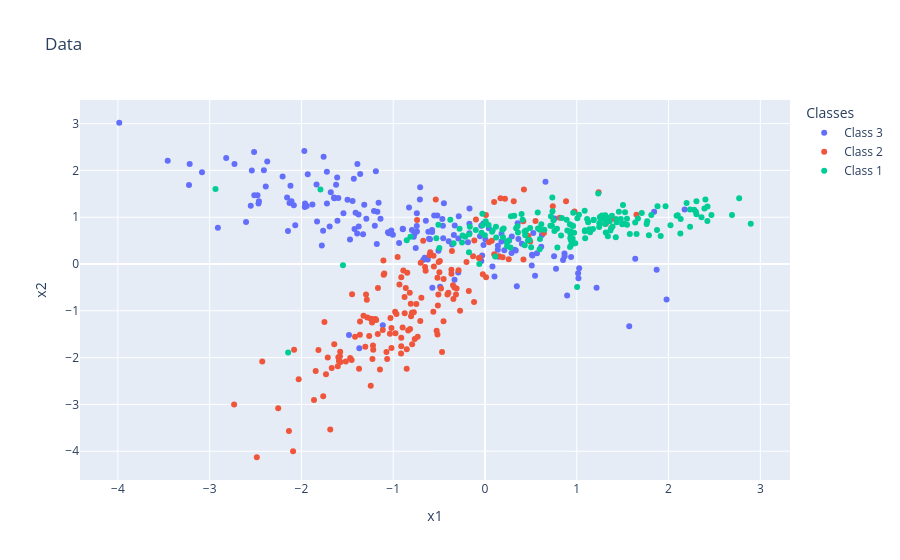

This figure's notebook cell:
### Markdown cell above
<a class="anchor" id="visual"></a>
# 6. Visual Interpretation of the Procedure

For each outer split:

1. Hold out outer test data.
2. On remaining data:
    - run inner CV,
    - compare all hyperparameters.
3. Select best $\lambda^*$.
4. Retrain using $\lambda^*$ on all outer training data.
5. Predict on untouched outer test fold.
6. Save outer error.

Then average all saved outer errors.

So nested resampling treats:

>"hyperparameter tuning as part of the training algorithm itself."

We are no longer evaluating a manually tuned learner. buth rather 
>a full self-tuning modeling procedure.

<div style="display: flex; justify-content: center; gap: 10px;">
  <img src="pics/39.png" width="550"/>
  <img src="pics/47.jpg" width="550"/>
</div>

### Code cell
X, y = make_classification(n_samples=500,n_features=2,n_classes=3,n_informative=2,n_redundant=0,n_clusters_per_class=1,class_sep=0.8,flip_y=0.08,random_state=1517)
labels = np.array([f"Class {i+1}" for i in y])
fig = px.scatter(x=X[:,0],y=X[:,1],color=labels,labels={"color":"Classes","x":"x1","y":"x2"},title="Data")
fig.show()


# Nested Resampling Setup
#outer_kfold = KFold(n_splits=3, shuffle=True, random_state=1517)
#inner_kfold = KFold(n_splits=4, shuffle=True, random_state=1517)
outer_kfold = StratifiedKFold(n_splits=3, shuffle=True, random_state=1517)
inner_kfold = StratifiedKFold(n_splits=4, shuffle=True, random_state=1517)

num_trees = np.arange(10,21)

outer_rf_error = []
best_hps_outer = []

# Outer loop
for outer_train_idx, outer_test_idx in outer_kfold.split(X,y): #outer_kfold.split(X):

    X_outer_train = X[outer_train_idx]
    X_outer_test = X[outer_test_idx]
    y_outer_train = y[outer_train_idx]
    y_outer_test = y[outer_test_idx]

    error_avg_per_hp = []

    # Inner Loop = hyperparameter tuning
    for n_tree in num_trees:

        rf = RandomForestClassifier(n_estimators=n_tree,random_state=1517)

        inner_fold_errors = []

        for inner_train_idx, inner_test_idx in inner_kfold.split(X_outer_train,y_outer_train): #inner_kfold.split(X_outer_train):

            X_inner_train = X_outer_train[inner_train_idx]
            X_inner_test = X_outer_train[inner_test_idx]
            y_inner_train = y_outer_train[inner_train_idx]
            y_inner_test = y_outer_train[inner_test_idx]

            rf.fit(X_inner_train, y_inner_train)
            y_preds = rf.predict(X_inner_test)

            fold_error = 1 - accuracy_score(y_inner_test, y_preds)
            inner_fold_errors.append(fold_error)

        error_avg_per_hp.append(np.mean(inner_fold_errors))


    # choose lambda*
    best_hp = num_trees[np.argmin(error_avg_per_hp)]
    best_hps_outer.append(best_hp)


    # retrain on full outer train using lambda*
    best_rf = RandomForestClassifier(n_estimators=best_hp,random_state=1517)

    best_rf.fit(X_outer_train, y_outer_train)
    y_outer_preds = best_rf.predict(X_outer_test)

    outer_error = 1 - accuracy_score(y_outer_test, y_outer_preds)
    outer_rf_error.append(outer_error)

print("Best hyperparameter chosen in each outer fold:", best_hps_outer)
print("Outer fold errors:", outer_rf_error)
print("Nested Resampling Estimated Generalization Error:", np.mean(outer_rf_error))

### Figure 1 — Plotly figure (JSON) as saved in the notebook; plotly's stock layout.template omitted (floating-point values rounded to 4 significant figures; data arrays with more than 128 entries replaced by an {"elided": "..."} marker saying what was removed)
{"data": [{"hovertemplate": "Classes=Class 3<br>x1=%{x}<br>x2=%{y}<extra></extra>", "legendgroup": "Class 3", "marker": {"color": "#636efa", "symbol": "circle"}, "mode": "markers", "name": "Class 3", "orientation": "v", "showlegend": true, "type": "scatter", "x": {"elided": "173 float values"}, "xaxis": "x", "y": {"elided": "173 float values"}, "yaxis": "y"}, {"hovertemplate": "Classes=Class 2<br>x1=%{x}<br>x2=%{y}<extra></extra>", "legendgroup": "Class 2", "marker": {"color": "#EF553B", "symbol": "circle"}, "mode": "markers", "name": "Class 2", "orientation": "v", "showlegend": true, "type": "scatter", "x": {"elided": "162 float values"}, "xaxis": "x", "y": {"elided": "162 float values"}, "yaxis": "y"}, {"hovertemplate": "Classes=Class 1<br>x1=%{x}<br>x2=%{y}<extra></extra>", "legendgroup": "Class 1", "marker": {"color": "#00cc96", "symbol": "circle"}, "mode": "markers", "name": "Class 1", "orientation": "v", "showlegend": true, "type": "scatter", "x": {"elided": "165 float values"}, "xaxis": "x", "y": {"elided": "165 float values"}, "yaxis": "y"}], "layout": {"legend": {"title": {"text": "Classes"}, "tracegroupgap": 0}, "title": {"text": "Data"}, "xaxis": {"anchor": "y", "domain": [0, 1], "title": {"text": "x1"}}, "yaxis": {"anchor": "x", "domain": [0, 1], "title": {"text": "x2"}}}}
